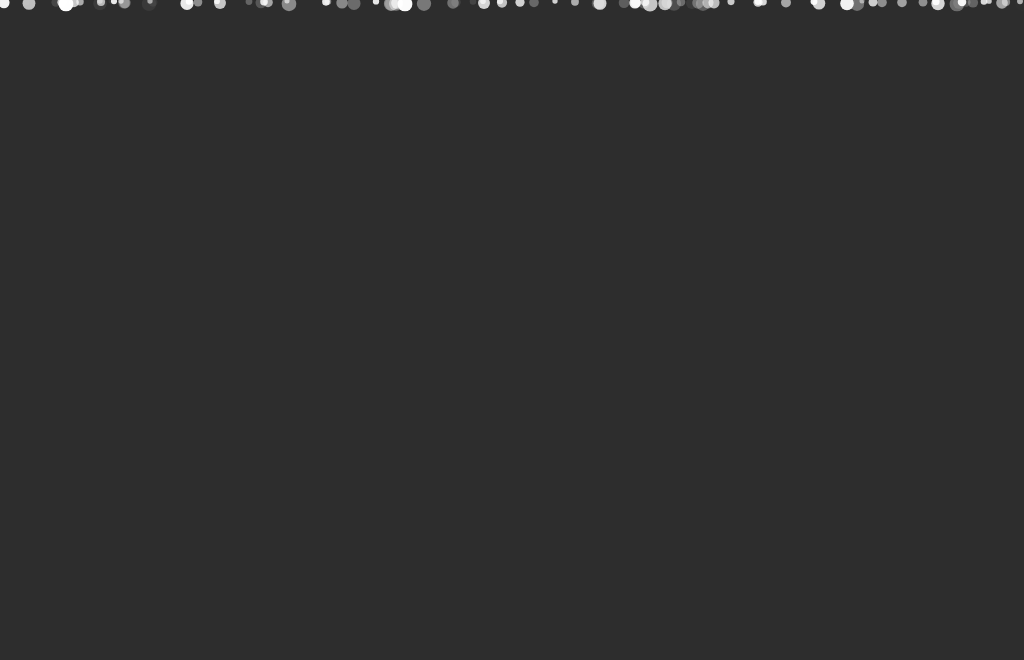
Frame 1 (no input)
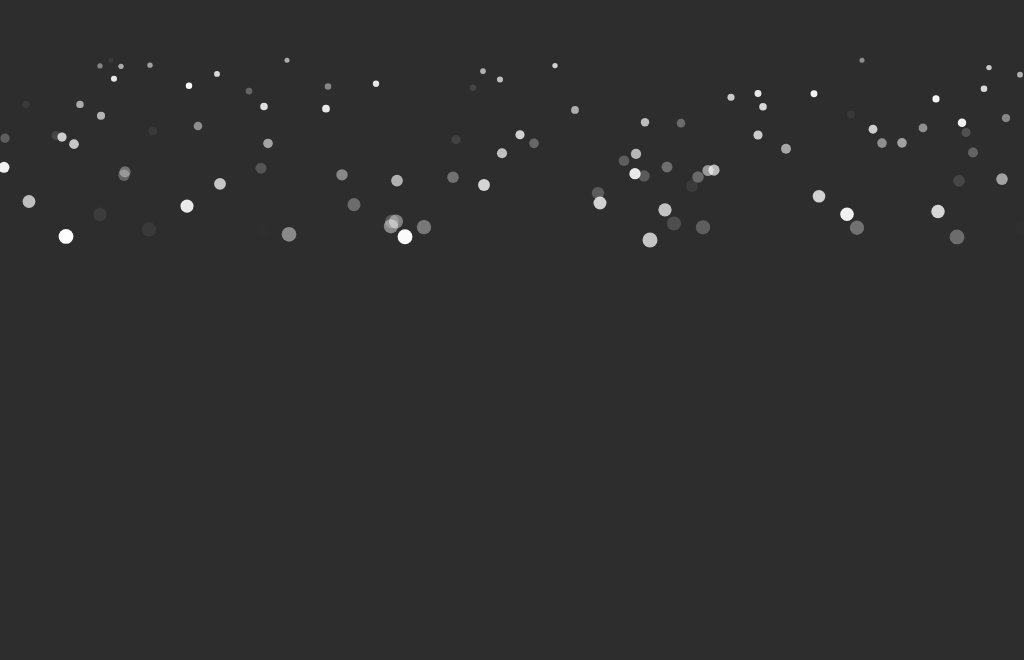
Frame 60 (no input)
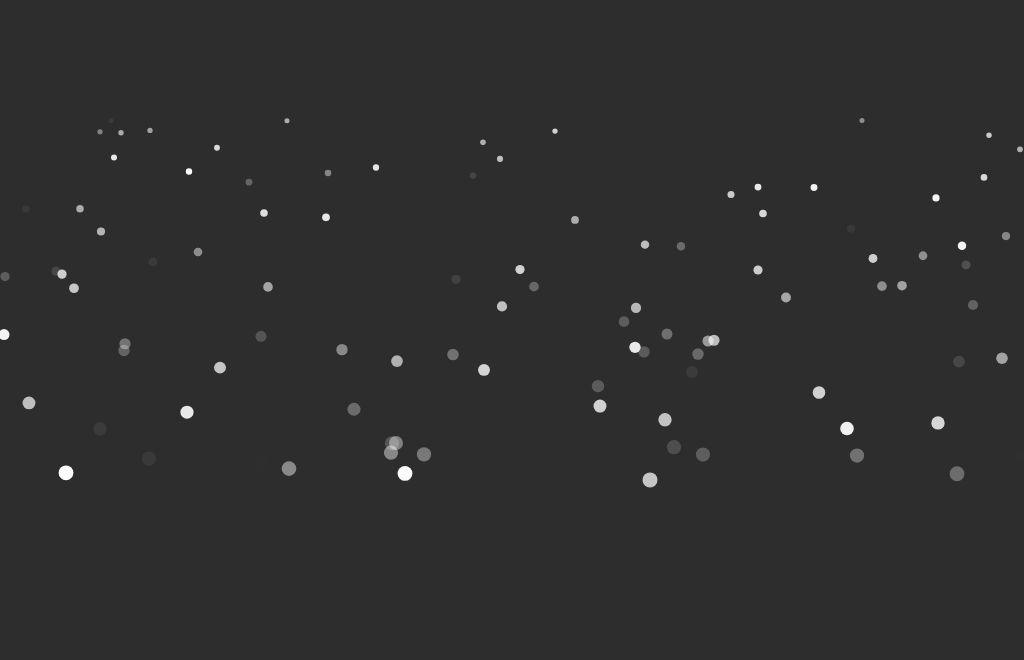
Frame 120 (the mouse pressed at the canvas centre since frame 60)

The p5.js sketch that drew these frames (run headless with seeded random() and noise() and a simulated clock; from frame 60 on, the mouse is pressed at the canvas centre):

// p5.js sketch
// ── sketch.js
/*
  Snowing effect using the p5.js library
  Starting point/source of inspiration:
  https://alexdudescu.wordpress.com/2017/01/17/1-snowing-effect/
*/

// Initialize screen size
var screenWidth = 1024;
var screenHeight = 660;

// Initialize flake array
var flakeNumber = 100;
var flakes = [];

function setup() {
    // Create a canvas
    createCanvas(screenWidth, screenHeight);
    // Disable outline
    noStroke();

    for (var i = 0; i < flakeNumber; i++)
    {
      // Create a new snowflake
      flakes[i] = new SnowEffect();
      // Spawn snowflake randomly on the screen
      flakes[i].spawnRandom();
    }
}

function draw() {
    // Draw a background of color 45
    background(45);

    // Update and display the position of each snowflake
    for (var i = 0; i < flakeNumber; i++)
    {
      flakes[i].update();
      flakes[i].show();
    }
}
// ── snowEffect.js
// Create a constructor function/class for a SnowEffect object
function SnowEffect() { // Note: JavaScript uses functions as classes
   /* 
   'this' refers to the new instance of the SnowEffect object that is being created.
   When the function includes 'this', it is saying all new instances will be
   automatically assigned the given properties and values upon instantiation.
   */
   this.x = 0;
   this.y = 0;
   this.z = 0;

   this.flakeOpacity = 0;
   this.flakeDiameter = 0;
   this.flakeBaseDiameter = 5;
   this.flakeSpeed = 0;
   this.flakeBaseSpeed = 1;

   /*
   Assign function definition to spawnRandom method.
   Note: We use 'this' to say that the method belongs to the obj being created.
   */
   
   // Set random properties for the flakes
   this.spawnRandom = function()

   {
     this.x = floor(random(0, screenWidth));
     this.y = 0;
     this.z = random(0, 1); // Assign a random value to give a sense of depth

     this.flakeOpacity = random(0, 1);
     this.flakeDiameter = this.flakeBaseDiameter + 10 * this.z;
     this.flakeSpeed = this.flakeBaseSpeed + 3 * this.z;
   }

   // Draw flakes  
   this.show = function()
   {
      fill('rgba(255, 255, 255, '+ this.flakeOpacity.toString() +')');
      ellipse(this.x, this.y, this.flakeDiameter, this.flakeDiameter);
   }

   // Update the current state of the flakes
   this.update = function()
   {
     if (this.y > screenHeight)
        this.spawnRandom();

     this.y += this.flakeSpeed;
   }
}
